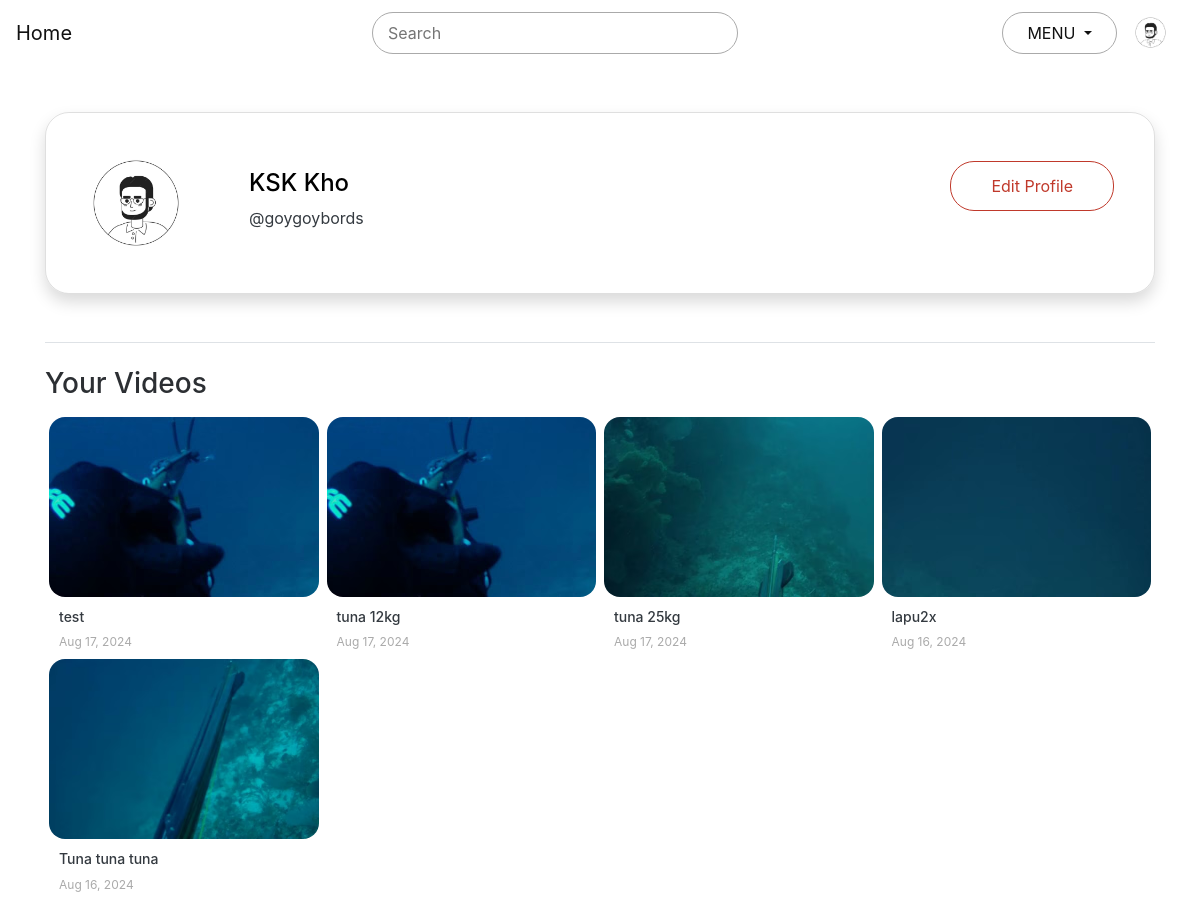
The app's page /account/profile/ (signed in), older data.
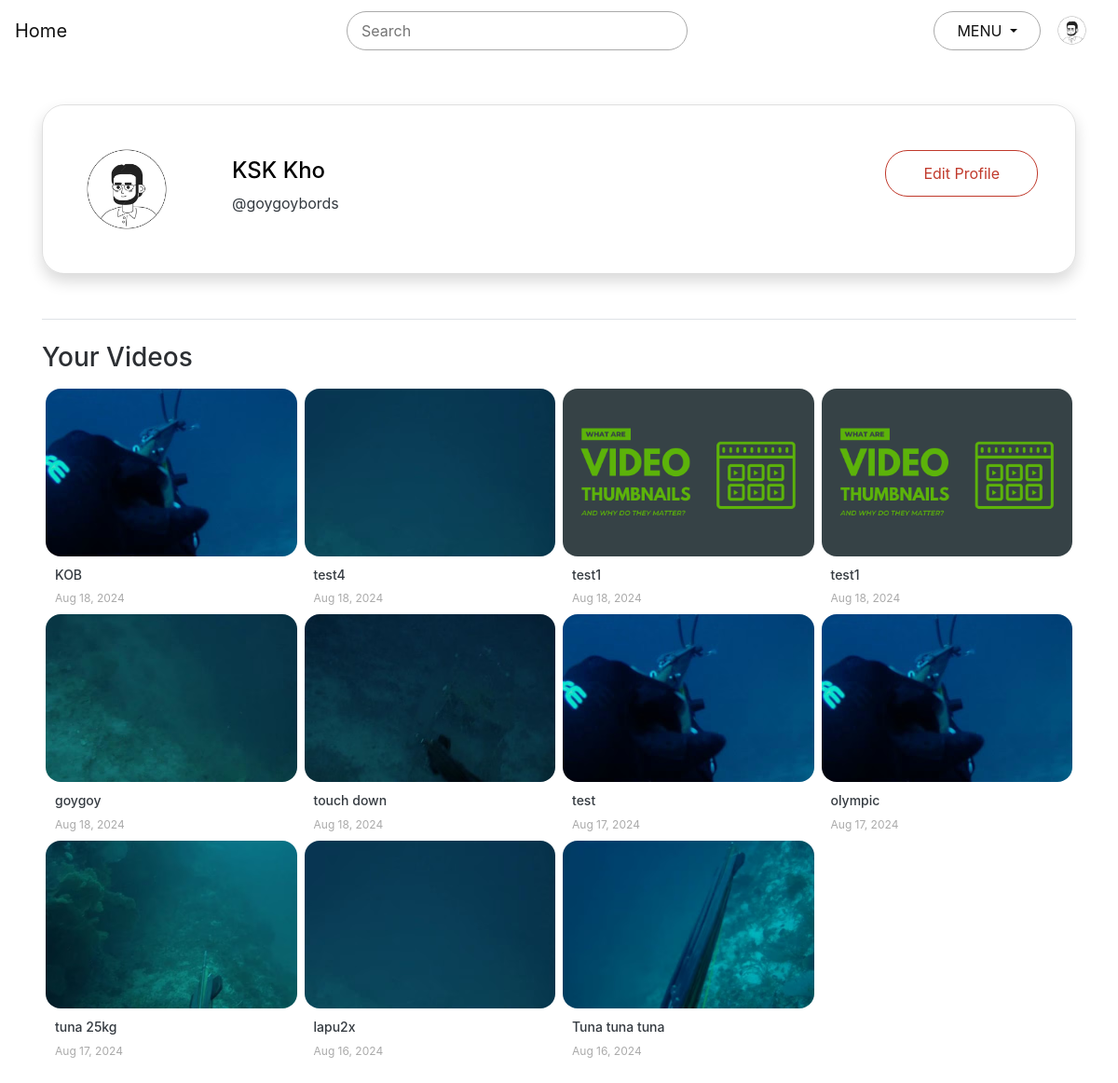
The same page, newer data.
### main/models.py (models this page shows, shortened)
class Video(models.Model):
    title       = models.CharField(max_length=100)
    description = models.TextField()
    video_file  = models.FileField(upload_to="uploads/videos",
                                validators = [FileExtensionValidator(allowed_extensions=video_extensions)])
    thumbnail   = models.FileField(upload_to="uploads/thumbnails",
                                validators = [FileExtensionValidator(allowed_extensions=thumb_extensions)])
    date_posted = models.DateTimeField(default=timezone.now)
    uploader    = models.ForeignKey(User, on_delete=models.CASCADE)

### account/views.py (the view)
# urls.py: path('profile/', views.view_profile, name='profile'),
@login_required(login_url='/account/', redirect_field_name='redirect_to')
def view_profile(request):
    profile = get_object_or_404(User, id=request.user.id)
    video = Video.objects.all().filter(uploader=request.user).order_by('-date_posted')
    context = {
        'profile': profile,
        'videos': video
    }
    return render(request, 'layouts/profile.html', context)

### templates/layouts/profile.html (shortened to what this page needs)
{% extends 'layouts/index.html' %}
{% block content %}
<div class="container">
    <div class="row justify-content-center mt-5">
        <div class="col-md-12">
            <div class="card align-items-center p-5 shadow" id = "profile_pic_container">
            <div class="d-flex w-100">
                <div class="pr-5">
                    <img class="rounded-circle" height="80px" width="80px" src="/media/uploads/profile_picture/eyeglass.jpg">
                </div>
                <div class="col pt-3">
                    <h4>{{ profile.first_name }} {{ profile.last_name }}</h4>
                    <p class="text-dark">@{{ profile.username }}</p>
                </div>
                <div>
                    <form class="pt-2">
                        <a class="btn btn-outline-primary" href="{% url 'edit_profile' user %}">Edit Profile</a>
                    </form>
                </div>
            </div>
        </div>
        </div>
    </div>
	<div class="mt-5 mb-4 border-bottom"></div>
    <h3>Your Videos</h3>
    <div class="row justify-content-start mt-3 mb-5 no-gutters">
        {% for video in videos %}
            <div class="col-md-3">
                <div class="card mx-1 border-0 text-dark">
                    <img src="{{ video.thumbnail.url }}" class="card-img-top" alt="thumbnail">
                    <div class="card-body">
                        <h5 class="card-title text-left">{{ video.title }}</h5>
                        <p class="card-text text-muted text-left">
                            <span>{{ video.date_posted | date:"M d, Y" }}</span>
                        </p>
                    </div>
                </div>
            </div>
        {% endfor %}
    </div>
</div>
{% endblock %}

Row changes from the older to the newer data that the page shows:
added Video: thumbnail (picture), title "KOB", date_posted "Aug 18, 2024"
added Video: thumbnail (picture), title "test4", date_posted "Aug 18, 2024"
added Video: thumbnail (picture), title "test1", date_posted "Aug 18, 2024"
added Video: thumbnail (picture), title "test1", date_posted "Aug 18, 2024"
added Video: thumbnail (picture), title "goygoy", date_posted "Aug 18, 2024"
added Video: thumbnail (picture), title "touch down", date_posted "Aug 18, 2024"
changed Video: title "tuna 12kg" → "olympic"
